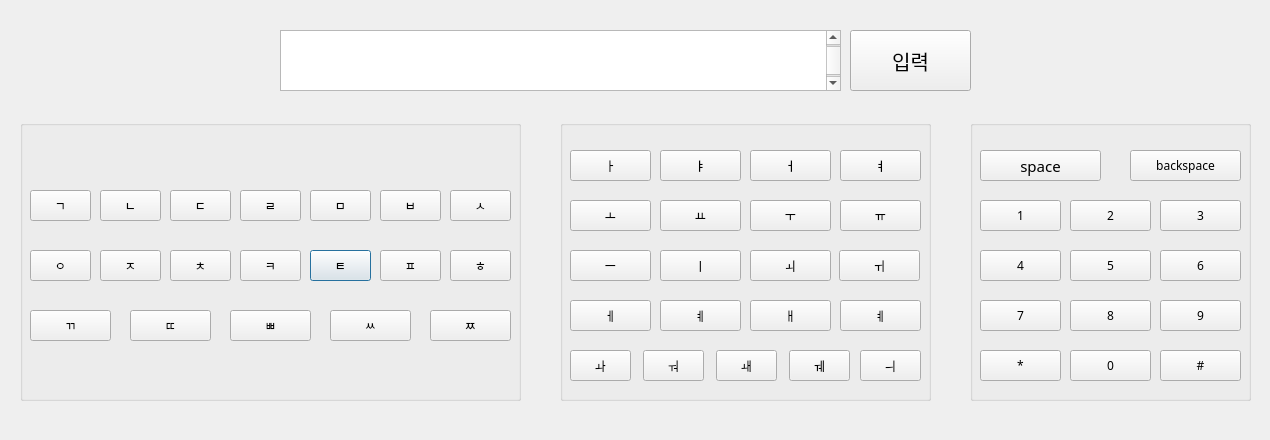
<?xml version="1.0" encoding="UTF-8"?>
<ui version="4.0">
 <class>Dialog</class>
 <widget class="QDialog" name="Dialog">
  <property name="geometry">
   <rect>
    <x>0</x>
    <y>0</y>
    <width>1270</width>
    <height>440</height>
   </rect>
  </property>
  <property name="windowTitle">
   <string>Dialog</string>
  </property>
  <widget class="QGroupBox" name="groupBox">
   <property name="geometry">
    <rect>
     <x>20</x>
     <y>120</y>
     <width>501</width>
     <height>281</height>
    </rect>
   </property>
   <property name="font">
    <font>
     <family>Gmarket Sans TTF</family>
     <pointsize>15</pointsize>
    </font>
   </property>
   <property name="title">
    <string/>
   </property>
   <property name="alignment">
    <set>Qt::AlignCenter</set>
   </property>
  </widget>
  <widget class="QGroupBox" name="groupBox_2">
   <property name="geometry">
    <rect>
     <x>560</x>
     <y>120</y>
     <width>371</width>
     <height>281</height>
    </rect>
   </property>
   <property name="font">
    <font>
     <family>Gmarket Sans TTF</family>
     <pointsize>15</pointsize>
    </font>
   </property>
   <property name="title">
    <string/>
   </property>
   <property name="alignment">
    <set>Qt::AlignCenter</set>
   </property>
  </widget>
  <widget class="QPushButton" name="pushButton_11">
   <property name="geometry">
    <rect>
     <x>310</x>
     <y>250</y>
     <width>61</width>
     <height>31</height>
    </rect>
   </property>
   <property name="font">
    <font>
     <family>Gmarket Sans TTF</family>
    </font>
   </property>
   <property name="text">
    <string>ㅌ</string>
   </property>
  </widget>
  <widget class="QPushButton" name="pushButton">
   <property name="geometry">
    <rect>
     <x>30</x>
     <y>190</y>
     <width>61</width>
     <height>31</height>
    </rect>
   </property>
   <property name="font">
    <font>
     <family>Gmarket Sans TTF</family>
    </font>
   </property>
   <property name="text">
    <string>ㄱ</string>
   </property>
  </widget>
  <widget class="QPushButton" name="pushButton_6">
   <property name="geometry">
    <rect>
     <x>30</x>
     <y>250</y>
     <width>61</width>
     <height>31</height>
    </rect>
   </property>
   <property name="font">
    <font>
     <family>Gmarket Sans TTF</family>
    </font>
   </property>
   <property name="text">
    <string>ㅇ</string>
   </property>
  </widget>
  <widget class="QPushButton" name="pushButton_16">
   <property name="geometry">
    <rect>
     <x>130</x>
     <y>310</y>
     <width>81</width>
     <height>31</height>
    </rect>
   </property>
   <property name="font">
    <font>
     <family>Gmarket Sans TTF</family>
    </font>
   </property>
   <property name="text">
    <string>ㄸ</string>
   </property>
  </widget>
  <widget class="QPushButton" name="pushButton_2">
   <property name="geometry">
    <rect>
     <x>100</x>
     <y>190</y>
     <width>61</width>
     <height>31</height>
    </rect>
   </property>
   <property name="font">
    <font>
     <family>Gmarket Sans TTF</family>
    </font>
   </property>
   <property name="text">
    <string>ㄴ</string>
   </property>
  </widget>
  <widget class="QPushButton" name="pushButton_8">
   <property name="geometry">
    <rect>
     <x>170</x>
     <y>250</y>
     <width>61</width>
     <height>31</height>
    </rect>
   </property>
   <property name="font">
    <font>
     <family>Gmarket Sans TTF</family>
    </font>
   </property>
   <property name="text">
    <string>ㅊ</string>
   </property>
  </widget>
  <widget class="QPushButton" name="pushButton_9">
   <property name="geometry">
    <rect>
     <x>240</x>
     <y>250</y>
     <width>61</width>
     <height>31</height>
    </rect>
   </property>
   <property name="font">
    <font>
     <family>Gmarket Sans TTF</family>
    </font>
   </property>
   <property name="text">
    <string>ㅋ</string>
   </property>
  </widget>
  <widget class="QPushButton" name="pushButton_19">
   <property name="geometry">
    <rect>
     <x>430</x>
     <y>310</y>
     <width>81</width>
     <height>31</height>
    </rect>
   </property>
   <property name="font">
    <font>
     <family>Gmarket Sans TTF</family>
    </font>
   </property>
   <property name="text">
    <string>ㅉ</string>
   </property>
  </widget>
  <widget class="QPushButton" name="pushButton_12">
   <property name="geometry">
    <rect>
     <x>450</x>
     <y>190</y>
     <width>61</width>
     <height>31</height>
    </rect>
   </property>
   <property name="font">
    <font>
     <family>Gmarket Sans TTF</family>
    </font>
   </property>
   <property name="text">
    <string>ㅅ</string>
   </property>
  </widget>
  <widget class="QPushButton" name="pushButton_4">
   <property name="geometry">
    <rect>
     <x>240</x>
     <y>190</y>
     <width>61</width>
     <height>31</height>
    </rect>
   </property>
   <property name="font">
    <font>
     <family>Gmarket Sans TTF</family>
    </font>
   </property>
   <property name="text">
    <string>ㄹ</string>
   </property>
  </widget>
  <widget class="QPushButton" name="pushButton_5">
   <property name="geometry">
    <rect>
     <x>310</x>
     <y>190</y>
     <width>61</width>
     <height>31</height>
    </rect>
   </property>
   <property name="font">
    <font>
     <family>Gmarket Sans TTF</family>
    </font>
   </property>
   <property name="text">
    <string>ㅁ</string>
   </property>
  </widget>
  <widget class="QPushButton" name="pushButton_7">
   <property name="geometry">
    <rect>
     <x>100</x>
     <y>250</y>
     <width>61</width>
     <height>31</height>
    </rect>
   </property>
   <property name="font">
    <font>
     <family>Gmarket Sans TTF</family>
    </font>
   </property>
   <property name="text">
    <string>ㅈ</string>
   </property>
  </widget>
  <widget class="QPushButton" name="pushButton_15">
   <property name="geometry">
    <rect>
     <x>30</x>
     <y>310</y>
     <width>81</width>
     <height>31</height>
    </rect>
   </property>
   <property name="font">
    <font>
     <family>Gmarket Sans TTF</family>
    </font>
   </property>
   <property name="text">
    <string>ㄲ</string>
   </property>
  </widget>
  <widget class="QPushButton" name="pushButton_18">
   <property name="geometry">
    <rect>
     <x>330</x>
     <y>310</y>
     <width>81</width>
     <height>31</height>
    </rect>
   </property>
   <property name="font">
    <font>
     <family>Gmarket Sans TTF</family>
    </font>
   </property>
   <property name="text">
    <string>ㅆ</string>
   </property>
  </widget>
  <widget class="QPushButton" name="pushButton_14">
   <property name="geometry">
    <rect>
     <x>450</x>
     <y>250</y>
     <width>61</width>
     <height>31</height>
    </rect>
   </property>
   <property name="font">
    <font>
     <family>Gmarket Sans TTF</family>
    </font>
   </property>
   <property name="text">
    <string>ㅎ</string>
   </property>
  </widget>
  <widget class="QPushButton" name="pushButton_10">
   <property name="geometry">
    <rect>
     <x>380</x>
     <y>250</y>
     <width>61</width>
     <height>31</height>
    </rect>
   </property>
   <property name="font">
    <font>
     <family>Gmarket Sans TTF</family>
    </font>
   </property>
   <property name="text">
    <string>ㅍ</string>
   </property>
  </widget>
  <widget class="QPushButton" name="pushButton_3">
   <property name="geometry">
    <rect>
     <x>170</x>
     <y>190</y>
     <width>61</width>
     <height>31</height>
    </rect>
   </property>
   <property name="font">
    <font>
     <family>Gmarket Sans TTF</family>
    </font>
   </property>
   <property name="text">
    <string>ㄷ</string>
   </property>
  </widget>
  <widget class="QPushButton" name="pushButton_13">
   <property name="geometry">
    <rect>
     <x>380</x>
     <y>190</y>
     <width>61</width>
     <height>31</height>
    </rect>
   </property>
   <property name="font">
    <font>
     <family>Gmarket Sans TTF</family>
    </font>
   </property>
   <property name="text">
    <string>ㅂ</string>
   </property>
  </widget>
  <widget class="QPushButton" name="pushButton_17">
   <property name="geometry">
    <rect>
     <x>230</x>
     <y>310</y>
     <width>81</width>
     <height>31</height>
    </rect>
   </property>
   <property name="font">
    <font>
     <family>Gmarket Sans TTF</family>
    </font>
   </property>
   <property name="text">
    <string>ㅃ</string>
   </property>
  </widget>
  <widget class="QGroupBox" name="groupBox_3">
   <property name="geometry">
    <rect>
     <x>970</x>
     <y>120</y>
     <width>281</width>
     <height>281</height>
    </rect>
   </property>
   <property name="font">
    <font>
     <family>Gmarket Sans TTF</family>
     <pointsize>15</pointsize>
    </font>
   </property>
   <property name="title">
    <string/>
   </property>
   <property name="alignment">
    <set>Qt::AlignCenter</set>
   </property>
   <widget class="QPushButton" name="spaceBtn">
    <property name="geometry">
     <rect>
      <x>10</x>
      <y>30</y>
      <width>121</width>
      <height>31</height>
     </rect>
    </property>
    <property name="font">
     <font>
      <family>Gmarket Sans TTF</family>
      <pointsize>11</pointsize>
     </font>
    </property>
    <property name="text">
     <string>space</string>
    </property>
   </widget>
  </widget>
  <widget class="QPushButton" name="pushButton_31">
   <property name="geometry">
    <rect>
     <x>660</x>
     <y>200</y>
     <width>81</width>
     <height>31</height>
    </rect>
   </property>
   <property name="font">
    <font>
     <family>Gmarket Sans TTF</family>
    </font>
   </property>
   <property name="text">
    <string>ㅛ</string>
   </property>
  </widget>
  <widget class="QPushButton" name="pushButton_28">
   <property name="geometry">
    <rect>
     <x>750</x>
     <y>300</y>
     <width>81</width>
     <height>31</height>
    </rect>
   </property>
   <property name="font">
    <font>
     <family>Gmarket Sans TTF</family>
    </font>
   </property>
   <property name="text">
    <string>ㅐ</string>
   </property>
  </widget>
  <widget class="QPushButton" name="pushButton_36">
   <property name="geometry">
    <rect>
     <x>750</x>
     <y>150</y>
     <width>81</width>
     <height>31</height>
    </rect>
   </property>
   <property name="font">
    <font>
     <family>Gmarket Sans TTF</family>
    </font>
   </property>
   <property name="text">
    <string>ㅓ</string>
   </property>
  </widget>
  <widget class="QPushButton" name="pushButton_35">
   <property name="geometry">
    <rect>
     <x>660</x>
     <y>300</y>
     <width>81</width>
     <height>31</height>
    </rect>
   </property>
   <property name="font">
    <font>
     <family>Gmarket Sans TTF</family>
    </font>
   </property>
   <property name="text">
    <string>ㅖ</string>
   </property>
  </widget>
  <widget class="QPushButton" name="pushButton_24">
   <property name="geometry">
    <rect>
     <x>660</x>
     <y>150</y>
     <width>81</width>
     <height>31</height>
    </rect>
   </property>
   <property name="font">
    <font>
     <family>Gmarket Sans TTF</family>
    </font>
   </property>
   <property name="text">
    <string>ㅑ</string>
   </property>
  </widget>
  <widget class="QPushButton" name="pushButton_33">
   <property name="geometry">
    <rect>
     <x>839</x>
     <y>250</y>
     <width>81</width>
     <height>31</height>
    </rect>
   </property>
   <property name="font">
    <font>
     <family>Gmarket Sans TTF</family>
    </font>
   </property>
   <property name="text">
    <string>ㅟ</string>
   </property>
  </widget>
  <widget class="QPushButton" name="pushButton_34">
   <property name="geometry">
    <rect>
     <x>570</x>
     <y>350</y>
     <width>61</width>
     <height>31</height>
    </rect>
   </property>
   <property name="font">
    <font>
     <family>Gmarket Sans TTF</family>
    </font>
   </property>
   <property name="text">
    <string>ㅘ</string>
   </property>
  </widget>
  <widget class="QPushButton" name="pushButton_23">
   <property name="geometry">
    <rect>
     <x>643</x>
     <y>350</y>
     <width>61</width>
     <height>31</height>
    </rect>
   </property>
   <property name="font">
    <font>
     <family>Gmarket Sans TTF</family>
    </font>
   </property>
   <property name="text">
    <string>ㅝ</string>
   </property>
  </widget>
  <widget class="QPushButton" name="pushButton_22">
   <property name="geometry">
    <rect>
     <x>570</x>
     <y>200</y>
     <width>81</width>
     <height>31</height>
    </rect>
   </property>
   <property name="font">
    <font>
     <family>Gmarket Sans TTF</family>
    </font>
   </property>
   <property name="text">
    <string>ㅗ</string>
   </property>
  </widget>
  <widget class="QPushButton" name="pushButton_38">
   <property name="geometry">
    <rect>
     <x>789</x>
     <y>350</y>
     <width>61</width>
     <height>31</height>
    </rect>
   </property>
   <property name="font">
    <font>
     <family>Gmarket Sans TTF</family>
    </font>
   </property>
   <property name="text">
    <string>ㅞ</string>
   </property>
  </widget>
  <widget class="QPushButton" name="pushButton_25">
   <property name="geometry">
    <rect>
     <x>750</x>
     <y>200</y>
     <width>81</width>
     <height>31</height>
    </rect>
   </property>
   <property name="font">
    <font>
     <family>Gmarket Sans TTF</family>
    </font>
   </property>
   <property name="text">
    <string>ㅜ</string>
   </property>
  </widget>
  <widget class="QPushButton" name="pushButton_32">
   <property name="geometry">
    <rect>
     <x>750</x>
     <y>250</y>
     <width>81</width>
     <height>31</height>
    </rect>
   </property>
   <property name="font">
    <font>
     <family>Gmarket Sans TTF</family>
    </font>
   </property>
   <property name="text">
    <string>ㅚ</string>
   </property>
  </widget>
  <widget class="QPushButton" name="pushButton_29">
   <property name="geometry">
    <rect>
     <x>840</x>
     <y>150</y>
     <width>81</width>
     <height>31</height>
    </rect>
   </property>
   <property name="font">
    <font>
     <family>Gmarket Sans TTF</family>
    </font>
   </property>
   <property name="text">
    <string>ㅕ</string>
   </property>
  </widget>
  <widget class="QPushButton" name="pushButton_27">
   <property name="geometry">
    <rect>
     <x>860</x>
     <y>350</y>
     <width>61</width>
     <height>31</height>
    </rect>
   </property>
   <property name="font">
    <font>
     <family>Gmarket Sans TTF</family>
    </font>
   </property>
   <property name="text">
    <string>ㅢ</string>
   </property>
  </widget>
  <widget class="QPushButton" name="pushButton_20">
   <property name="geometry">
    <rect>
     <x>570</x>
     <y>300</y>
     <width>81</width>
     <height>31</height>
    </rect>
   </property>
   <property name="font">
    <font>
     <family>Gmarket Sans TTF</family>
    </font>
   </property>
   <property name="text">
    <string>ㅔ</string>
   </property>
  </widget>
  <widget class="QPushButton" name="pushButton_40">
   <property name="geometry">
    <rect>
     <x>840</x>
     <y>300</y>
     <width>81</width>
     <height>31</height>
    </rect>
   </property>
   <property name="font">
    <font>
     <family>Gmarket Sans TTF</family>
    </font>
   </property>
   <property name="text">
    <string>ㅖ</string>
   </property>
  </widget>
  <widget class="QPushButton" name="pushButton_37">
   <property name="geometry">
    <rect>
     <x>660</x>
     <y>250</y>
     <width>81</width>
     <height>31</height>
    </rect>
   </property>
   <property name="font">
    <font>
     <family>Gmarket Sans TTF</family>
    </font>
   </property>
   <property name="text">
    <string>ㅣ</string>
   </property>
  </widget>
  <widget class="QPushButton" name="pushButton_39">
   <property name="geometry">
    <rect>
     <x>716</x>
     <y>350</y>
     <width>61</width>
     <height>31</height>
    </rect>
   </property>
   <property name="font">
    <font>
     <family>Gmarket Sans TTF</family>
    </font>
   </property>
   <property name="text">
    <string>ㅙ</string>
   </property>
  </widget>
  <widget class="QPushButton" name="pushButton_30">
   <property name="geometry">
    <rect>
     <x>570</x>
     <y>250</y>
     <width>81</width>
     <height>31</height>
    </rect>
   </property>
   <property name="font">
    <font>
     <family>Gmarket Sans TTF</family>
    </font>
   </property>
   <property name="text">
    <string>ㅡ</string>
   </property>
  </widget>
  <widget class="QPushButton" name="pushButton_21">
   <property name="geometry">
    <rect>
     <x>570</x>
     <y>150</y>
     <width>81</width>
     <height>31</height>
    </rect>
   </property>
   <property name="font">
    <font>
     <family>Gmarket Sans TTF</family>
    </font>
   </property>
   <property name="text">
    <string>ㅏ</string>
   </property>
  </widget>
  <widget class="QPushButton" name="pushButton_26">
   <property name="geometry">
    <rect>
     <x>840</x>
     <y>200</y>
     <width>81</width>
     <height>31</height>
    </rect>
   </property>
   <property name="font">
    <font>
     <family>Gmarket Sans TTF</family>
    </font>
   </property>
   <property name="text">
    <string>ㅠ</string>
   </property>
  </widget>
  <widget class="QPushButton" name="pushButton_41">
   <property name="geometry">
    <rect>
     <x>1160</x>
     <y>250</y>
     <width>81</width>
     <height>31</height>
    </rect>
   </property>
   <property name="font">
    <font>
     <family>Gmarket Sans TTF</family>
    </font>
   </property>
   <property name="text">
    <string>6</string>
   </property>
  </widget>
  <widget class="QPushButton" name="pushButton_43">
   <property name="geometry">
    <rect>
     <x>980</x>
     <y>350</y>
     <width>81</width>
     <height>31</height>
    </rect>
   </property>
   <property name="font">
    <font>
     <family>Gmarket Sans TTF</family>
    </font>
   </property>
   <property name="text">
    <string>*</string>
   </property>
  </widget>
  <widget class="QPushButton" name="pushButton_52">
   <property name="geometry">
    <rect>
     <x>1070</x>
     <y>300</y>
     <width>81</width>
     <height>31</height>
    </rect>
   </property>
   <property name="font">
    <font>
     <family>Gmarket Sans TTF</family>
    </font>
   </property>
   <property name="text">
    <string>8</string>
   </property>
  </widget>
  <widget class="QPushButton" name="pushButton_45">
   <property name="geometry">
    <rect>
     <x>1160</x>
     <y>200</y>
     <width>81</width>
     <height>31</height>
    </rect>
   </property>
   <property name="font">
    <font>
     <family>Gmarket Sans TTF</family>
    </font>
   </property>
   <property name="text">
    <string>3</string>
   </property>
  </widget>
  <widget class="QPushButton" name="pushButton_49">
   <property name="geometry">
    <rect>
     <x>980</x>
     <y>200</y>
     <width>81</width>
     <height>31</height>
    </rect>
   </property>
   <property name="font">
    <font>
     <family>Gmarket Sans TTF</family>
    </font>
   </property>
   <property name="text">
    <string>1</string>
   </property>
  </widget>
  <widget class="QPushButton" name="pushButton_42">
   <property name="geometry">
    <rect>
     <x>1070</x>
     <y>350</y>
     <width>81</width>
     <height>31</height>
    </rect>
   </property>
   <property name="font">
    <font>
     <family>Gmarket Sans TTF</family>
    </font>
   </property>
   <property name="text">
    <string>0</string>
   </property>
  </widget>
  <widget class="QPushButton" name="pushButton_46">
   <property name="geometry">
    <rect>
     <x>1160</x>
     <y>300</y>
     <width>81</width>
     <height>31</height>
    </rect>
   </property>
   <property name="font">
    <font>
     <family>Gmarket Sans TTF</family>
    </font>
   </property>
   <property name="text">
    <string>9</string>
   </property>
  </widget>
  <widget class="QPushButton" name="pushButton_47">
   <property name="geometry">
    <rect>
     <x>980</x>
     <y>250</y>
     <width>81</width>
     <height>31</height>
    </rect>
   </property>
   <property name="font">
    <font>
     <family>Gmarket Sans TTF</family>
    </font>
   </property>
   <property name="text">
    <string>4</string>
   </property>
  </widget>
  <widget class="QPushButton" name="pushButton_48">
   <property name="geometry">
    <rect>
     <x>1160</x>
     <y>350</y>
     <width>81</width>
     <height>31</height>
    </rect>
   </property>
   <property name="font">
    <font>
     <family>Gmarket Sans TTF</family>
    </font>
   </property>
   <property name="text">
    <string>#</string>
   </property>
  </widget>
  <widget class="QPushButton" name="pushButton_50">
   <property name="geometry">
    <rect>
     <x>1070</x>
     <y>200</y>
     <width>81</width>
     <height>31</height>
    </rect>
   </property>
   <property name="font">
    <font>
     <family>Gmarket Sans TTF</family>
    </font>
   </property>
   <property name="text">
    <string>2</string>
   </property>
  </widget>
  <widget class="QPushButton" name="pushButton_51">
   <property name="geometry">
    <rect>
     <x>1070</x>
     <y>250</y>
     <width>81</width>
     <height>31</height>
    </rect>
   </property>
   <property name="font">
    <font>
     <family>Gmarket Sans TTF</family>
    </font>
   </property>
   <property name="text">
    <string>5</string>
   </property>
  </widget>
  <widget class="QPushButton" name="pushButton_44">
   <property name="geometry">
    <rect>
     <x>980</x>
     <y>300</y>
     <width>81</width>
     <height>31</height>
    </rect>
   </property>
   <property name="font">
    <font>
     <family>Gmarket Sans TTF</family>
    </font>
   </property>
   <property name="text">
    <string>7</string>
   </property>
  </widget>
  <widget class="QTextEdit" name="textBox">
   <property name="enabled">
    <bool>true</bool>
   </property>
   <property name="geometry">
    <rect>
     <x>280</x>
     <y>30</y>
     <width>561</width>
     <height>61</height>
    </rect>
   </property>
   <property name="font">
    <font>
     <family>Gmarket Sans TTF</family>
     <pointsize>32</pointsize>
     <weight>75</weight>
     <italic>false</italic>
     <bold>true</bold>
    </font>
   </property>
   <property name="layoutDirection">
    <enum>Qt::LeftToRight</enum>
   </property>
   <property name="autoFillBackground">
    <bool>false</bool>
   </property>
   <property name="readOnly">
    <bool>true</bool>
   </property>
   <property name="cursorWidth">
    <number>5</number>
   </property>
  </widget>
  <widget class="QPushButton" name="backspaceBtn">
   <property name="geometry">
    <rect>
     <x>1130</x>
     <y>150</y>
     <width>111</width>
     <height>31</height>
    </rect>
   </property>
   <property name="font">
    <font>
     <family>Gmarket Sans TTF</family>
    </font>
   </property>
   <property name="text">
    <string>backspace</string>
   </property>
  </widget>
  <widget class="QPushButton" name="enterBtn">
   <property name="geometry">
    <rect>
     <x>850</x>
     <y>30</y>
     <width>121</width>
     <height>61</height>
    </rect>
   </property>
   <property name="font">
    <font>
     <family>Gmarket Sans TTF</family>
     <pointsize>15</pointsize>
    </font>
   </property>
   <property name="text">
    <string>입력</string>
   </property>
  </widget>
 </widget>
 <resources/>
 <connections/>
</ui>
